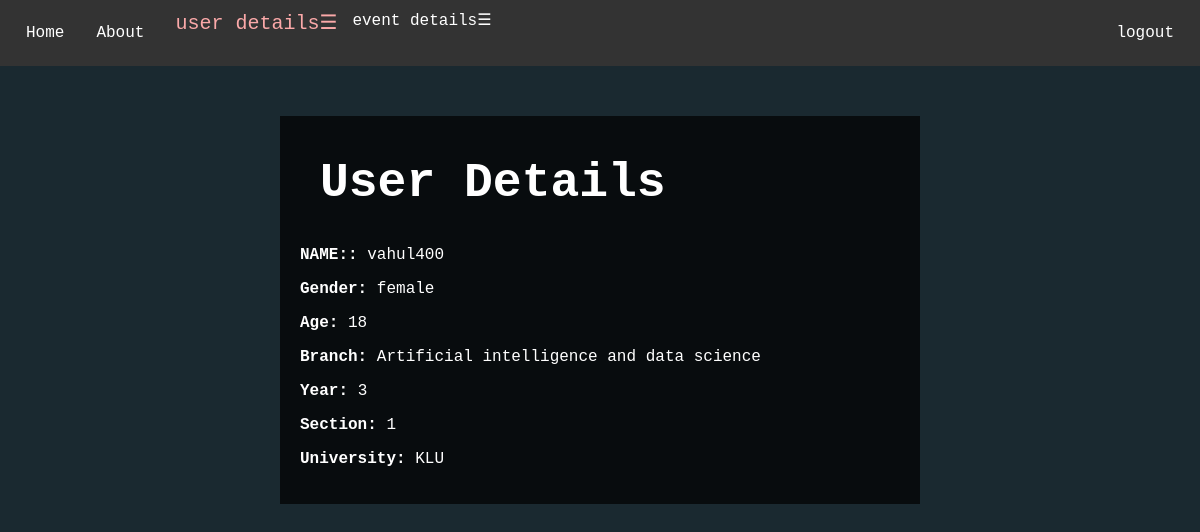
Screenshot of /profile/ (signed in) with the database file from the repository.
### events/models.py (models this page shows)
class Us(models.Model):
    gender = models.CharField(max_length=10)
    age = models.PositiveIntegerField()
    branch = models.CharField(max_length=100)
    year = models.PositiveIntegerField()
    section = models.CharField(max_length=10)
    university = models.CharField(max_length=100)

### events/views.py (the view)
# urls.py: path('profile/', event_views.profile, name='profile'),
def profile(request):
    us = Us.objects.last()
    return render(request, 'profile.html', {'us': us})

### events/templates/profile.html (shortened to what this page needs)
<!DOCTYPE html>
<html>
<head>
</head>
<body>      <div class="navbar" id="myNavbar">
        <ul>
            <li><a href="{% url 'home' %}">Home</a></li>
            <li><a href="{% url 'about' %}">About</a></li>
            <li class="dropdown">
                <span class="menu-icon" onclick="toggleDropdown()">user details&#9776;</span>
            </li>
            <li class="dropdown">
                <span onclick="toggleDropdown()">event details&#9776;</span>
            </li>
            <div class="ng"><li><a href="{% url 'login' %}">logout</a></li></div>
        </ul>
    </div>
<div class="semibox">
        <h1>User Details</h1>
        <p><strong>NAME::</strong> {{ request.user.username }}</p>
        <p><strong>Gender:</strong> {{ us.gender }}</p>
        <p><strong>Age:</strong> {{ us.age }}</p>
        <p><strong>Branch:</strong> {{ us.branch }}</p>
        <p><strong>Year:</strong> {{ us.year }}</p>
        <p><strong>Section:</strong> {{ us.section }}</p>
        <p><strong>University:</strong> {{ us.university }}</p>
</div>
</body>
</html>

### events/templates/profile.html (style rules this page uses)
body { margin: 0; padding: 0; font-family: 'Courier New', monospace; color: ghostwhite; background-color: #1A2930; }
h1 { color: white; font-size: 48px; margin: 0; padding: 20px; }
.semibox { background-color: rgba(0, 0, 0, 0.7); color: #FFFFFF; padding: 20px; width: 50%; margin: 0 auto; margin-top: 50px; z-index:3; }
.navbar { background-color: #333; color: #fff; padding: 10px; }
.navbar ul { list-style-type: none; margin: 0; padding: 0; overflow: hidden; }
.navbar li { float: left; }
.ng { float:right; }
.navbar li a { display: block; color: #fff; text-align: center; padding: 14px 16px; text-decoration: none; }
.dropdown { position: relative; display:block; cursor:wait; }
.menu-icon { cursor: wait; color: #fba9a9; font-size: 20px; padding: 15px; }

### rows the page displays
Us: gender "female", age "18", branch "Artificial intelligence and data science", year "3", section "1", university "KLU"

### other values shown
{{ request.user.username }} "vahul400"
